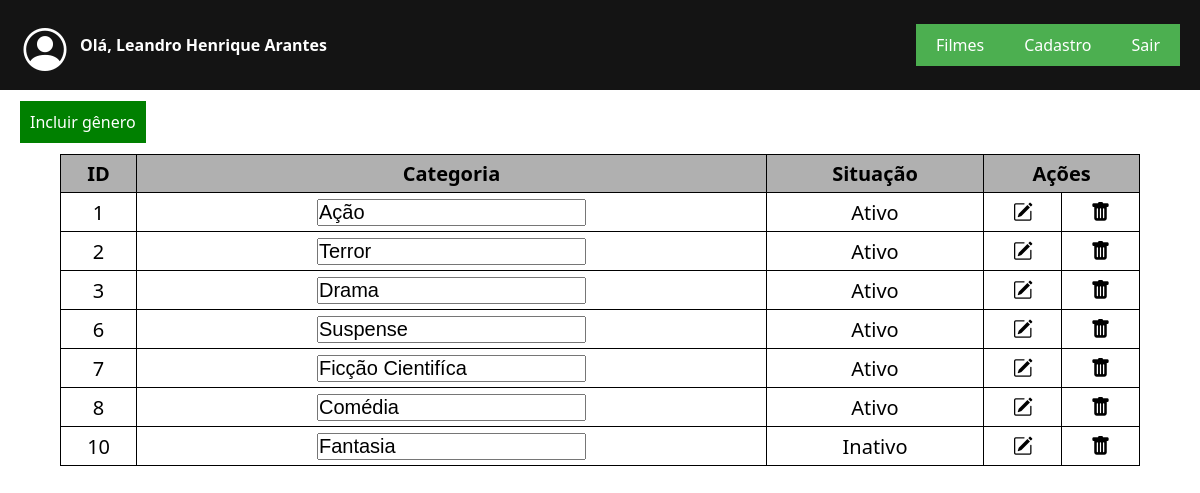
/admin/dados_genero.php (signed in), run on the app's committed database.
### tables this page shows
CREATE TABLE `generos` (
  `id` bigint(20) UNSIGNED NOT NULL,
  `categoria` varchar(255) NOT NULL,
  `status` tinyint(1) NOT NULL DEFAULT 1
);

### funcoes/filtro_genero.php (called while the page is built)
<?php
include('conexao.php');
if (isset($_GET['id'])) {
    $id = $_GET['id'];
} else {
    $id = '';
}
if (isset($_GET['categoria'])) {
    $categoria = $_GET['categoria'];
} else {
    $categoria = '';
}
if (isset($_GET['status'])) {
    $status = $_GET['status'];
} else {
    $status = '';
}
if ($id == 1) {
    $sql = "SELECT * FROM generos ORDER BY id DESC";
    $stmt = $conn->prepare($sql);
    $stmt->execute();
    $resultado = $stmt->get_result();
} else if ($id == 0) {
    $sql = "SELECT * FROM generos ORDER BY id ASC";
    $stmt = $conn->prepare($sql);
    $stmt->execute();
    $resultado = $stmt->get_result();
} else if ($categoria == 1) {
        $sql = "SELECT * FROM generos ORDER BY categoria DESC";
        $stmt = $conn->prepare($sql);
        $stmt->execute();
        $resultado = $stmt->get_result();
} else if ($categoria == 0) {
        $sql = "SELECT * FROM generos ORDER BY categoria ASC";
        $stmt = $conn->prepare($sql);
        $stmt->execute();
        $resultado = $stmt->get_result();
} else if ($status == 1) {
        $sql = "SELECT * FROM generos ORDER BY status DESC";
        $stmt = $conn->prepare($sql);
        $stmt->execute();
        $resultado = $stmt->get_result();
} else if ($status == 0) {
        $sql = "SELECT * FROM generos ORDER BY status ASC";
        $stmt = $conn->prepare($sql);
        $stmt->execute();
        $resultado = $stmt->get_result();
} else {
    $sql = "SELECT * FROM generos";
    $resultado = $conn->query($sql);
}

### admin/dados_genero.php (the view, shortened to what this page needs)
<?php
include('../funcoes/filtro_genero.php');
?>
<!DOCTYPE html>
<html lang="pt-br">
<head>
    <link rel="stylesheet" href="../css/table.css">
    <link rel="stylesheet" href="https://cdn.jsdelivr.net/npm/bootstrap-icons@1.11.3/font/bootstrap-icons.min.css">
</head>
<body>
    <?php include("../includes/header.php") ?>
    <div class="interacao">
        <a href="cadastro_genero.php">Incluir gênero</a>
    </div>
    <div class="conteudo">
        <?php
        $currentId = isset($_GET['id']) ? (int)$_GET['id'] : 0;
        $currentCategoria = isset($_GET['categoria']) ? (int)$_GET['categoria'] : 0;
        $currentStatus = isset($_GET['status']) ? (int)$_GET['status'] : 0;
        $newId = $currentId === 1 ? 0 : 1;
        $newCategoria = $currentCategoria === 1 ? 0 : 1;
        $newStatus = $currentStatus === 1 ? 0 : 1;
        ?>
        <div class="table">
            <table>
                <th><a href="dados_genero.php?id=<?= $newId ?>">ID</a></th>
                <th><a href="dados_genero.php?categoria=<?= $newCategoria ?>">Categoria</a></th>
                <th><a href="dados_genero.php?status=<?= $newStatus ?>">Situação</a></th>
                <th colspan="2">Ações</th>
                <?php
                if ($resultado && $resultado->num_rows > 0) {
                    $resultado = $conn->query($sql);
                    while ($row = $resultado->fetch_assoc()) {
                ?>
                        <tr>
                            <td><?= $row['id']; ?></td>
                            <td>
                                <form action="../funcoes/alterar_genero.php" method="post">
                                    <input type="text" name="categoria" value="<?= $row['categoria']; ?>">
                            </td>
                            <td><?php echo $row['status'] ? "Ativo" : "Inativo"; ?>
                            <td><button type="submit" value="Alterar" class="btn-input"><i class="bi bi-pencil-square"></i></button></td>
                            <td>
                                <form action="../funcoes/alterar_situacao_genero.php" method="post">
                                    <button type="submit" value="Alterar situação" class="btn-input"><i class="bi bi-trash-fill"></i></button>
                            </td>
                        </tr>
                <?php
                    }
                } else {
                    echo "<p>Nenhum filme encontrado para essa categoria.</p>";
                }
                ?>
            </table>
        </div>
    </div>
</body>
</html>

### includes/header.php (shortened to what this page needs)
<!DOCTYPE html>
<html lang="pt-br">
<head>
    <link rel="stylesheet" href="../css/header.css">
    <link rel="stylesheet" href="https://cdn.jsdelivr.net/npm/bootstrap-icons@1.11.3/font/bootstrap-icons.min.css">
</head>
<body>
    <header>
        <div class="user">
            <a href="usuario.php">
                <?php
                if (!isset($_SESSION["foto"])) {
                ?>
                    <i class="bi bi-person-circle"></i>
                <?php
                } else {
                ?>
                    <img src="<?php echo $_SESSION["foto"]; ?>" alt="foto de usuário">
                <?php
                }
                ?>
                <p><?php echo "Olá, " . $_SESSION["nome"]; ?></p>
            </a>
        </div>
        <?php
        if ($_SESSION["administrador"] == 1) {
        ?>
            <nav class="menu">
                <ul>
                    <li><a href="filmes.php">Filmes</a></li>
                    <li class="submenu-parent">
                        <a href="#">Cadastro</a>
                    </li>
                    <li><a class="btn-sair" href="../funcoes/sair.php">Sair</a></li>
                </ul>
            </nav>
        <?php
        }
        ?>
    </header>
</body>
</html>

### css/table.css (style rules this page uses)
.table { display: flex; justify-content: center; align-items: center; width: 90%; }
.table table { width: 95em; border-collapse: collapse; }
.table table th { border: 1px solid black; padding: 5px; background-color: rgb(176, 176, 176); font-size: 20px; }
.table table tr { border: 1px solid black; font-size: 20px; }
.table table td { padding: 5px; border: 1px solid black; text-align: center; }
.table table tr input { font-size: 20px; }

### css/header.css (style rules this page uses)
header { background-color: rgb(20, 20, 20); display: flex; justify-content: space-between; padding: 20px; }
.user a { text-decoration: none; color: white; display: flex; justify-content: center; align-items: center; gap: 10px; font-weight: bold; }
.user i { text-align: center; width: 50px; height: 50px; font-size: 43px; }
.menu { display: flex; align-items: center; }
.menu ul { list-style: none; display: flex; justify-content: center; align-items: center; background-color: #4CAF50; }
.menu ul li { position: relative; background-color: #4CAF50; padding: 10px; }
.menu ul li a { color: white; text-decoration: none; padding: 10px; border-radius: 7px; }

### admin/dados_genero.php (style rules this page uses)
html * { box-sizing: border-box; margin: 0; padding: 0; }
body { font-family: 'Segoe UI', Tahoma, Geneva, Verdana, sans-serif; }
.conteudo { display: flex; justify-content: center; align-items: start; width: 100%; height: 90vh; }
.interacao { height: 4em; display: flex; align-items: center; }
.interacao a { background-color: green; text-decoration: none; color: white; padding: 10px; margin-left: 20px; }
.table a { color: black; text-decoration: none; }
.table button { background: none; border: none; }
.table button i { font-size: 20px; }

### data on the page
generos: id "1", categoria "Ação", status "Ativo"
generos: id "2", categoria "Terror", status "Ativo"
generos: id "3", categoria "Drama", status "Ativo"
generos: id "6", categoria "Suspense", status "Ativo"
generos: id "7", categoria "Ficção Cientifíca", status "Ativo"
generos: id "8", categoria "Comédia", status "Ativo"
generos: id "10", categoria "Fantasia", status "Inativo"

### other printed values
$_SESSION["nome"] "Leandro Henrique Arantes"
